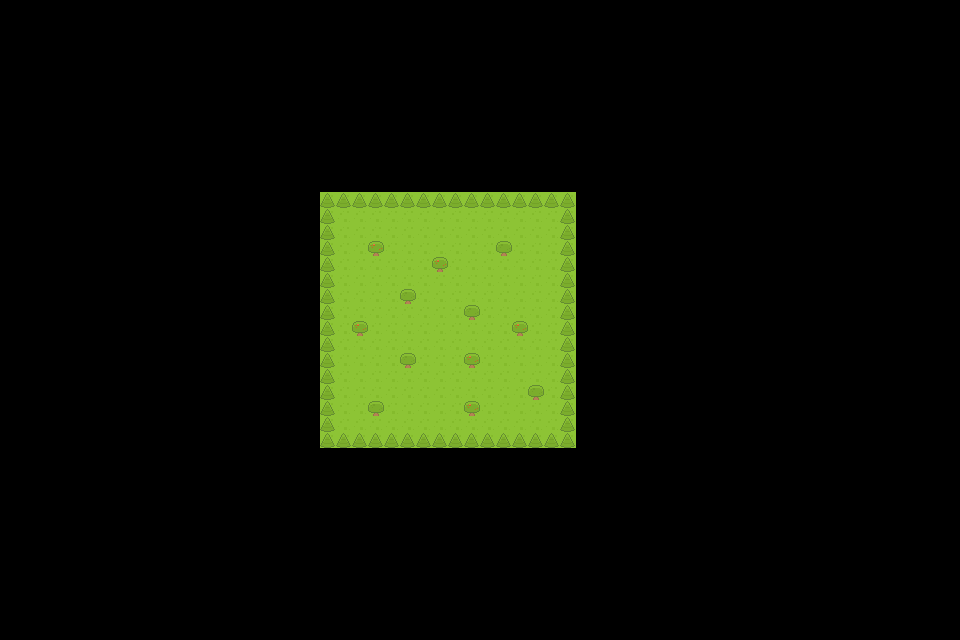

Tiled map render using the project's own tile images. Description and the map definition, with tile-layer contents summarised, below:
An orthogonal 60x40 tile map with 16x16 px tiles, 2 tile layers (Floor, Walls) and 10 objects (SP1, SP2, SP3, SP4, SP5, ...).

<map version="1.4" tiledversion="1.4.2" orientation="orthogonal" renderorder="right-down" width="60" height="40" tilewidth="16" tileheight="16" infinite="0" nextlayerid="4" nextobjectid="11">
 <tileset firstgid="1" name="parktiles-sheet" tilewidth="16" tileheight="16" tilecount="6" columns="2">
  <image source="parktiles-sheet.png" trans="ff00ff" width="32" height="48" />
 </tileset>
 <layer id="1" name="Floor" width="60" height="40">
  <data>[2400 cells, 256 non-empty, 1 distinct tile ids]</data>
 </layer>
 <layer id="2" name="Walls" width="60" height="40">
  <data>[2400 cells, 72 non-empty, 3 distinct tile ids]</data>
 </layer>
 <objectgroup id="3" name="Objects">
  <object id="1" name="SP1" x="351.424" y="223.832">
   <point />
  </object>
  <object id="2" name="SP2" x="352.153" y="382.046">
   <point />
  </object>
  <object id="3" name="SP3" x="511.825" y="413.397">
   <point />
  </object>
  <object id="4" name="SP4" x="543.905" y="238.414">
   <point />
  </object>
  <object id="5" name="SP5" x="415.584" y="254.454">
   <point />
  </object>
  <object id="6" name="SP6" x="414.855" y="413.397">
   <point />
  </object>
  <object id="7" name="SP7" x="512.554" y="288.722">
   <point />
  </object>
  <object id="8" name="SP8" x="376.942" y="296.013">
   <point />
  </object>
  <object id="9" name="SP9" x="409.023" y="333.926">
   <point />
  </object>
  <object id="10" name="SP10" x="472.454" y="339.758">
   <point />
  </object>
 </objectgroup>
</map>
